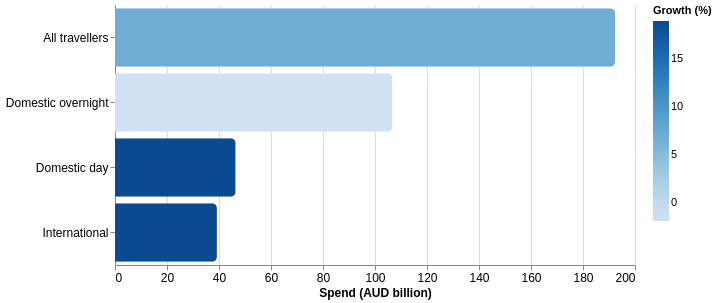

Express this chart as Vega-Lite.
### Vega-Lite specification from a JSON file in a GitHub repository (floating-point values rounded to 4 significant figures)
{"$schema": "https://vega.github.io/schema/vega-lite/v5.json", "description": "Simple bar chart showing tourism spending by traveller type.", "width": 520, "height": 260, "data": {"values": [{"traveller_type": "All travellers", "spend_aud_billion": 192.4, "spending_growth_percent": 7.0}, {"traveller_type": "Domestic overnight", "spend_aud_billion": 106.7, "spending_growth_percent": -1.9}, {"traveller_type": "Domestic day", "spend_aud_billion": 46.4, "spending_growth_percent": 19.0}, {"traveller_type": "International", "spend_aud_billion": 39.2, "spending_growth_percent": 19.0}]}, "mark": {"type": "bar", "cornerRadiusEnd": 5}, "encoding": {"y": {"field": "traveller_type", "type": "nominal", "title": null, "sort": "-x"}, "x": {"field": "spend_aud_billion", "type": "quantitative", "title": "Spend (AUD billion)"}, "color": {"field": "spending_growth_percent", "type": "quantitative", "title": "Growth (%)"}, "tooltip": [{"field": "traveller_type", "type": "nominal", "title": "Traveller type"}, {"field": "spend_aud_billion", "type": "quantitative", "title": "Spend (AUD billion)", "format": ".1f"}, {"field": "spending_growth_percent", "type": "quantitative", "title": "Spending growth (%)", "format": ".1f"}]}, "config": {"view": {"stroke": null}, "axis": {"labelFontSize": 12, "titleFontSize": 12}, "legend": {"labelFontSize": 11, "titleFontSize": 11}}}
